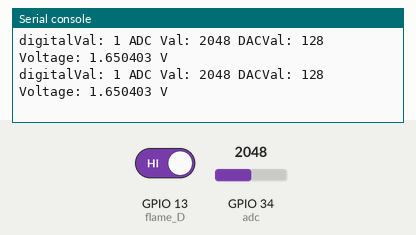
Bench run of a program on a simulated ESP32 board running MicroPython. On the bench: the last lines printed to the serial console. The inputs (shaded band) are chosen by the test bench; at power-on: GPIO 34 (adc) = 2048, GPIO 13 (flame_D) HIGH (analog values on the 0–4095 scale).

Above: at 1.2 s.
1.3 s: GPIO 34 (adc) set to 2866
At 1.31 s:
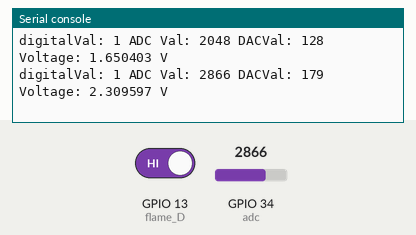
2.8 s: GPIO 13 (flame_D) driven LOW
At 2.83 s:
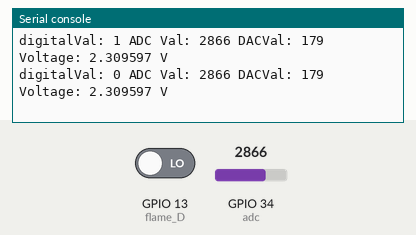
4.3 s: GPIO 34 (adc) set to 3603
At 4.34 s:
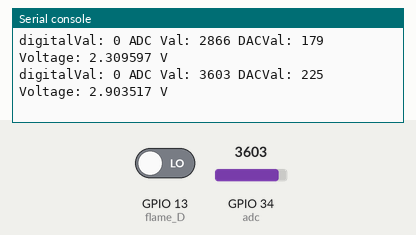
5.8 s: GPIO 13 (flame_D) driven HIGH
At 5.85 s:
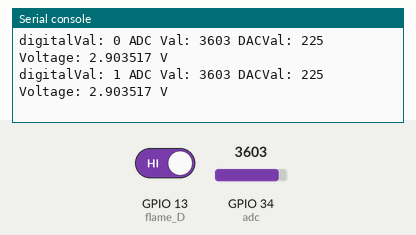
Timing chart, 0 to 8.3 s (numbered marks = the images above; inputs shaded):
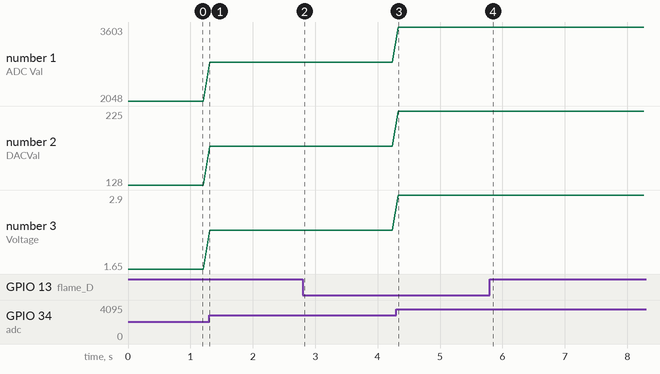

The program:

lesson_26_Flame_sensor.py
```python
# Import Pin, ADC and DAC modules.
from machine import ADC,Pin,DAC
import time

flame_D = Pin(13, Pin.IN)
# Turn on and configure the ADC with the range of 0-3.3V
adc=ADC(Pin(34))
adc.atten(ADC.ATTN_11DB)
adc.width(ADC.WIDTH_12BIT)

# Read digital value and ADC value once every 0.1seconds, convert ADC value to DAC value and Voltage value and output it,
# and print these data to “Shell”.
try:
    while True:
        digitalVal = flame_D.value()
        adcVal=adc.read()
        dacVal=adcVal//16
        voltage = adcVal / 4095.0 * 3.3
        print("digitalVal:",digitalVal,"ADC Val:",adcVal,"DACVal:",dacVal,"Voltage:",voltage,"V")
        time.sleep(0.1)
except:
    pass
```

Measured:
- after the input at 1.3 s, the serial console: prints a new line at once (image 1)
- after the input at 2.8 s, the serial console: prints a new line at once (image 2)
- after the input at 4.3 s, the serial console: prints a new line at once (image 3)
- after the input at 5.8 s, the serial console: prints a new line at once (image 4)
- plotted number 1: 2048 → 2866 after the input at 1.3 s, 2866 → 3603 after the input at 4.3 s
- plotted number 2: 128 → 179 after the input at 1.3 s, 179 → 225 after the input at 4.3 s
- plotted number 3: 1.65 → 2.31 after the input at 1.3 s, 2.31 → 2.9 after the input at 4.3 s
